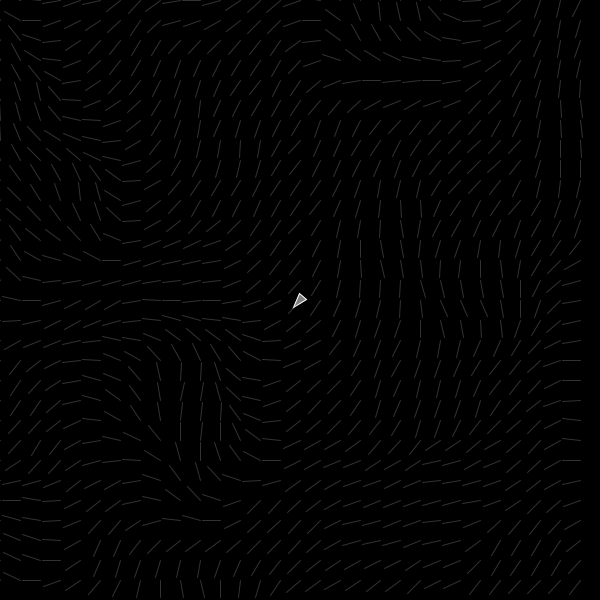
Frame 1 (no input)
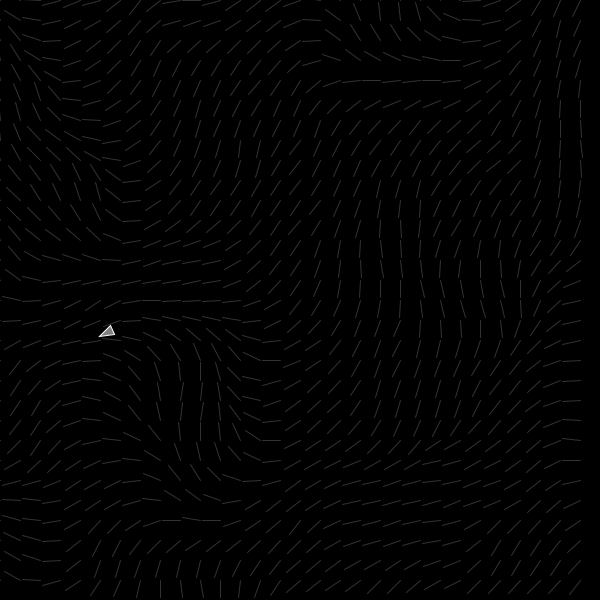
Frame 60 (the mouse pressed at the canvas centre just before this capture)
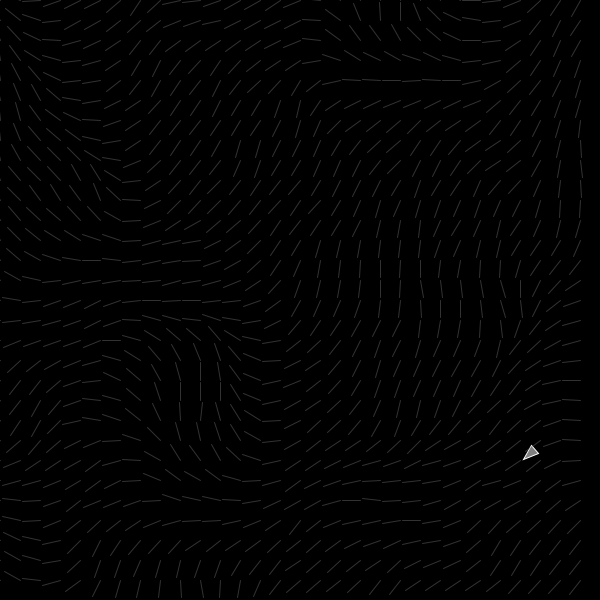
Frame 120 (the mouse held since frame 60 and released just before this capture)

The Processing sketch that drew these frames (run headless with seeded random() and noise(); from frame 60 on, the mouse is pressed at the canvas centre):

// Processing sketch: steeringflowfield
// ── steeringflowfield.pde
FlowField flowfield;
ArrayList<Vehicle> vehicles = new ArrayList<Vehicle>(100);
//PVector mouse;
//Vehicle v;
void setup() {
  size(600,600);
  //mouse = new PVector(mouseX, mouseY);
  //v = new Vehicle(width / 2, height / 2);
  flowfield = new FlowField(20);
  
  vehicles.add(new Vehicle(width / 2, height / 2));
  
}


void draw() {
  background(0);
  stroke(255);
  fill(128);
  
  for (Vehicle v : vehicles ) {
    PVector find = flowfield.find(v.pos); 
    //println(find);
    v.seek(find);
    v.update();
    v.draw();
  }
  
  flowfield.draw();
  flowfield.update();
  
  
  //mouse.set(mouseX, mouseY);
  //ellipse(mouse.x, mouse.y, 20,20); 
  //v.seek(mouse);
  //v.update();
  //v.draw();
  
}

void mouseReleased() {
  vehicles.add(new Vehicle(mouseX, mouseY));
}
// ── FlowField.pde
class FlowField {
  PVector[][] field;
  int cols, rows;
  int res;
  float zoff;

  FlowField(int res) {
    this.res = res;
    cols = width  /res;
    rows = height / res;
    field = new PVector[cols][rows];
    zoff = 0;
    init();
    newValues();
  }

  PVector find(PVector pos) {
    int column = int(constrain(pos.x / res, 0, cols-1));
    int row = int(constrain(pos.y / res, 0, rows-1));
    //ellipse(pos.x, pos.y, 50,50);
    //println(column + "," + row + ": " + field[column][row]);
    return field[column][row].copy();
  }

  void draw() {

    for (int x = 0; x < field.length; x += 1) {

      for (int y = 0; y < field[x].length; y += 1) {
        float xx = x * res;
        float yy = y * res;
        //line(xx, yy, xx + (field[x][y].x * res), yy + (field[x][y].y * res));
        drawVector(field[x][y], xx, yy, res - 2);
      }
    }
  }

  void drawVector(PVector v, float x, float y, float scale) {
    pushMatrix();
    translate(x, y);
    stroke(128, 100);
    rotate(v.heading());
    float len = v.mag() * scale;
    line(0, 0, len, 0);
    popMatrix();
  }

  void init() {

    for (int x = 0; x < field.length; x += 1) {

      for (int y = 0; y < field[x].length; y += 1) {

        field[x][y] = new PVector(0, 0);
      }
    }
  }
  void newValues() {
    zoff += 0.001;
    float xoff = 0;
    for (int x = 0; x < field.length; x += 1) {
      float yoff = 0;
      for (int y = 0; y < field[x].length; y += 1) {
        float theta = map(noise(xoff, yoff, zoff), 0, 1, 0, TWO_PI);
        field[x][y].set(cos(theta), sin(theta));
        yoff += 0.1;
      }
      xoff += 0.1;
    }
  }

  void update() {
    newValues();
    //if (frameCount % 10 == 0) {
    //  zoff += 0.01;
    //  init();
    //}
  }
}
// ── Vehicle.pde
class Vehicle {
  float maxSpeed = 4;
  float maxForce = 0.2;
  PVector pos, acc, vel;
  float rad = 5;
  float diam = rad * 2;


  Vehicle(float x, float y) {
    this.pos = new PVector(x, y);
    acc = new PVector(0,0);
    vel = new PVector(0,0);
  }

  void update() {
    //println(pos + " " + vel + " " + acc);
    vel.add(acc);
    vel.limit(maxSpeed);
    
    pos.add(vel);
    acc.mult(0);
    //
    if (pos.x < -diam) {
      pos.x = width + diam;
    }

    if (pos.x > width + diam) {
      pos.x = -diam;
    }

    if (pos.y < -diam) {
      pos.y = width + diam;
    }

    if (pos.y > width + diam) {
      pos.y = - diam;
    }
  }

  void seek(PVector target) {
    PVector desired = target;//PVector.sub(target, pos);
    //desired.normalize();
    //float dist = desired.mag();
    //if (dist < 100) {
    //  desired.setMag(map(dist, 0, 100, 0, maxSpeed));
    //} else {
      desired.setMag(maxSpeed);
    //}
    PVector steer = PVector.sub(desired, vel);
    steer.limit(maxForce);

    applyForce(steer);
  }

  void applyForce(PVector force) {
    acc.add(force);
  }

  void draw() {
    stroke(255);
    fill(128);
    pushMatrix();

    translate(pos.x, pos.y);
    rotate(vel.heading()+ PI/2);
    beginShape();
    vertex(0, -diam);
    vertex(rad, rad);
    vertex(-rad, rad);
    endShape(CLOSE);
    popMatrix();
    
    //flowfield.drawVector(PVector.sub(vel, pos),pos.x,pos.y,0.5);
  }
}
